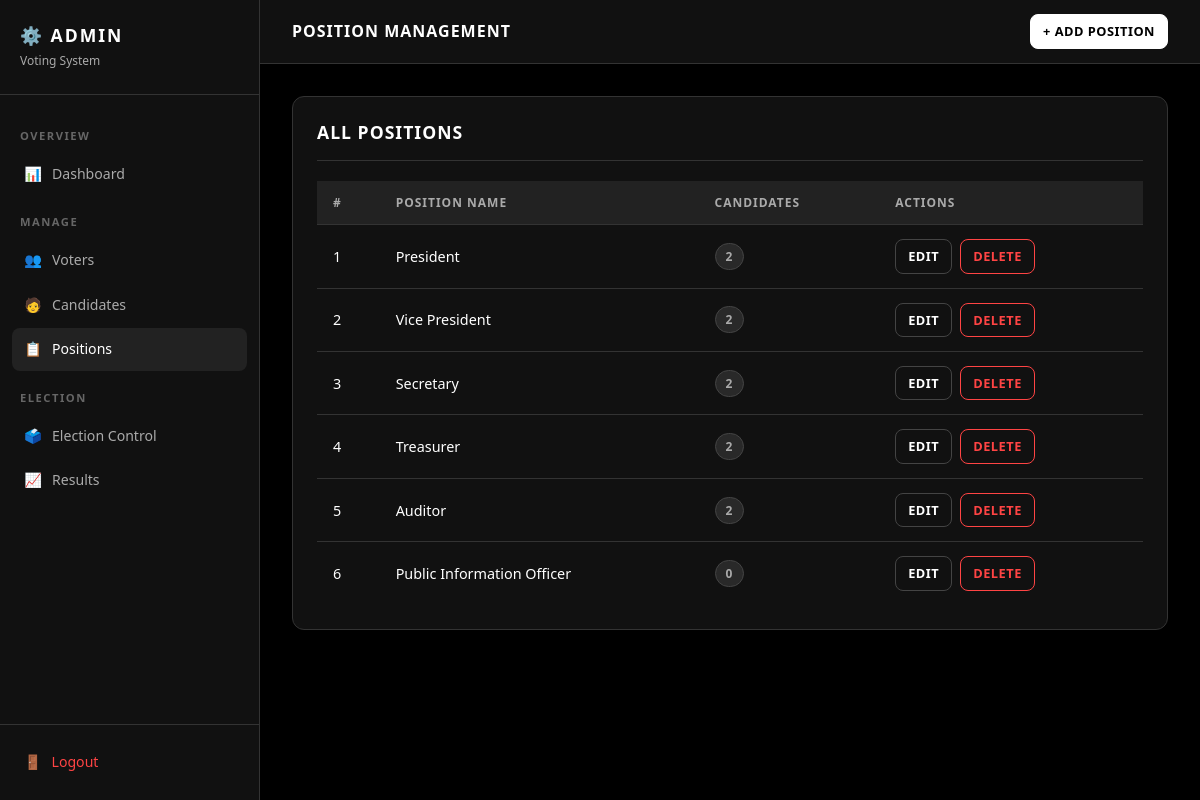
The app's page /admin/positions.php (signed in), older data.
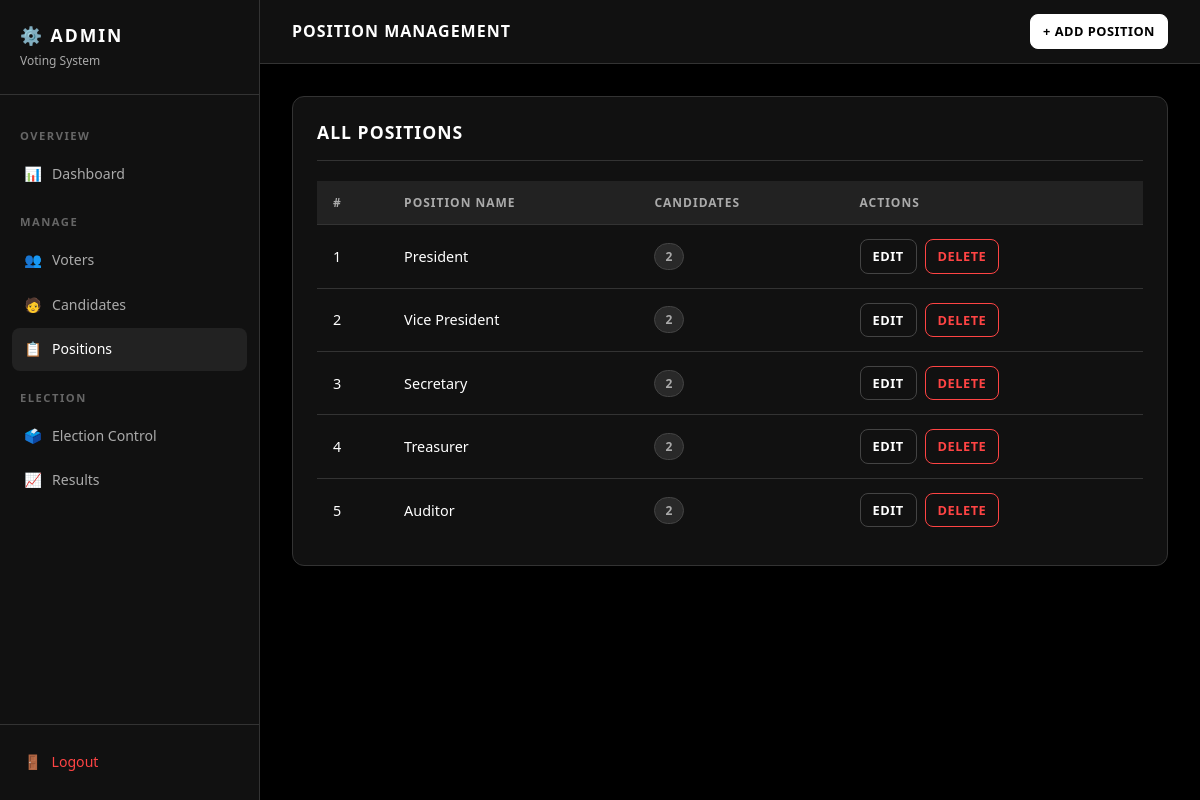
The same page, newer data.
### tables this page shows
CREATE TABLE IF NOT EXISTS positions (
    id INT AUTO_INCREMENT PRIMARY KEY,
    position_name VARCHAR(100) NOT NULL UNIQUE,
    created_at TIMESTAMP DEFAULT CURRENT_TIMESTAMP
);

### admin/positions.php (the view, shortened to what this page needs)
<?php
require_once '../includes/db.php';
$action  = $_GET['action'] ?? 'list';
$edit_position = null;
$positions_result = mysqli_query($conn, "
    SELECT p.*, COUNT(c.id) AS candidate_count
    FROM positions p
    LEFT JOIN candidates c ON c.position_id = p.id
    GROUP BY p.id
    ORDER BY p.id ASC
");
?>
<!DOCTYPE html>
<html lang="en">
<head>
    <link rel="stylesheet" href="../css/style.css">
</head>
<body>
<div class="admin-wrapper">
    <?php include 'includes/sidebar.php'; ?>
    <main class="admin-main">
        <div class="admin-topbar">
            <h2>Position Management</h2>
            <a href="positions.php?action=add" class="btn btn-primary btn-sm">+ Add Position</a>
        </div>
        <div class="admin-body">
            <?php if ($action === 'add' || $action === 'edit'): ?>
            <div class="card" style="max-width:500px;">
                <div class="card-header">
                    <h3><?= $action === 'edit' ? 'Edit Position' : 'Add New Position' ?></h3>
                    <a href="positions.php" class="btn btn-outline btn-sm">← Back</a>
                </div>
                <form method="POST" action="positions.php">
                    <?php if ($edit_position): ?><input type="hidden" name="form_id" value="<?= $edit_position['id'] ?>"><?php endif; ?>
                    <div class="form-group">
                        <label>Position Name</label>
                        <input type="text" name="position_name" class="form-control" value="<?= htmlspecialchars($edit_position['position_name'] ?? '') ?>" required placeholder="e.g. President">
                    </div>
                    <div style="display:flex; gap:12px;">
                        <button type="submit" class="btn btn-primary"><?= $action === 'edit' ? 'Update' : 'Add Position' ?></button>
                        <a href="positions.php" class="btn btn-outline">Cancel</a>
                    </div>
                </form>
            </div>
            <?php else: ?>
            <div class="card">
                <div class="card-header"><h3>All Positions</h3></div>
                <div class="table-wrapper">
                    <table>
                        <thead>
                            <tr>
                                <th>#</th>
                                <th>Position Name</th>
                                <th>Candidates</th>
                                <th>Actions</th>
                            </tr>
                        </thead>
                        <tbody>
                        <?php
                        $i = 1;
                        while ($row = mysqli_fetch_assoc($positions_result)):
                        ?>
                            <tr>
                                <td><?= $i++ ?></td>
                                <td><?= htmlspecialchars($row['position_name']) ?></td>
                                <td><span class="badge badge-info"><?= $row['candidate_count'] ?></span></td>
                                <td>
                                    <div class="td-actions">
                                        <a href="positions.php?action=edit&id=<?= $row['id'] ?>" class="btn btn-outline btn-sm">Edit</a>
                                        <a href="#pdel-<?= $row['id'] ?>" class="btn btn-danger btn-sm">Delete</a>
                                    </div>
                                </td>
                            </tr>
                        <?php endwhile; ?>
                        </tbody>
                    </table>
                </div>
            </div>
            <?php endif; ?>
        </div>
    </main>
</div>
</body>
</html>

### admin/includes/sidebar.php
<?php
$current = basename($_SERVER['PHP_SELF']);
?>
<aside class="sidebar">
    <div class="sidebar-brand">
        <h1>⚙️ ADMIN</h1>
        <p>Voting System</p>
    </div>
    <nav class="sidebar-nav">
        <div class="sidebar-nav-section">Overview</div>
        <a href="dashboard.php" class="<?= $current === 'dashboard.php' ? 'active' : '' ?>">
            <span class="nav-icon">📊</span> Dashboard
        </a>
        <div class="sidebar-nav-section">Manage</div>
        <a href="voters.php" class="<?= $current === 'voters.php' ? 'active' : '' ?>">
            <span class="nav-icon">👥</span> Voters
        </a>
        <a href="candidates.php" class="<?= $current === 'candidates.php' ? 'active' : '' ?>">
            <span class="nav-icon">🧑</span> Candidates
        </a>
        <a href="positions.php" class="<?= $current === 'positions.php' ? 'active' : '' ?>">
            <span class="nav-icon">📋</span> Positions
        </a>
        <div class="sidebar-nav-section">Election</div>
        <a href="election.php" class="<?= $current === 'election.php' ? 'active' : '' ?>">
            <span class="nav-icon">🗳️</span> Election Control
        </a>
        <a href="results.php" class="<?= $current === 'results.php' ? 'active' : '' ?>">
            <span class="nav-icon">📈</span> Results
        </a>
    </nav>
    <div class="sidebar-footer">
        <a href="logout.php">
            <span class="nav-icon">🚪</span> Logout
        </a>
    </div>
</aside>

Row changes from the older to the newer data that the page shows:
removed positions: position_name "Public Information Officer", candidate_count "0"
